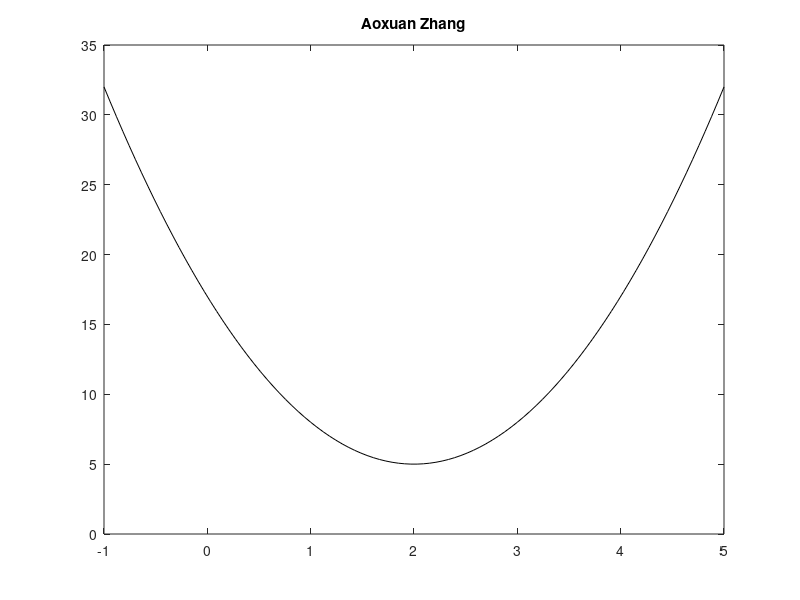

The MATLAB source for this figure:
clear; clear
E = @(x) 3*(x-2).^2+5;

x=linspace(-1,5,100);
plot(x,E(x),'k')
axis([-1 5 0 35])
title('Aoxuan Zhang')